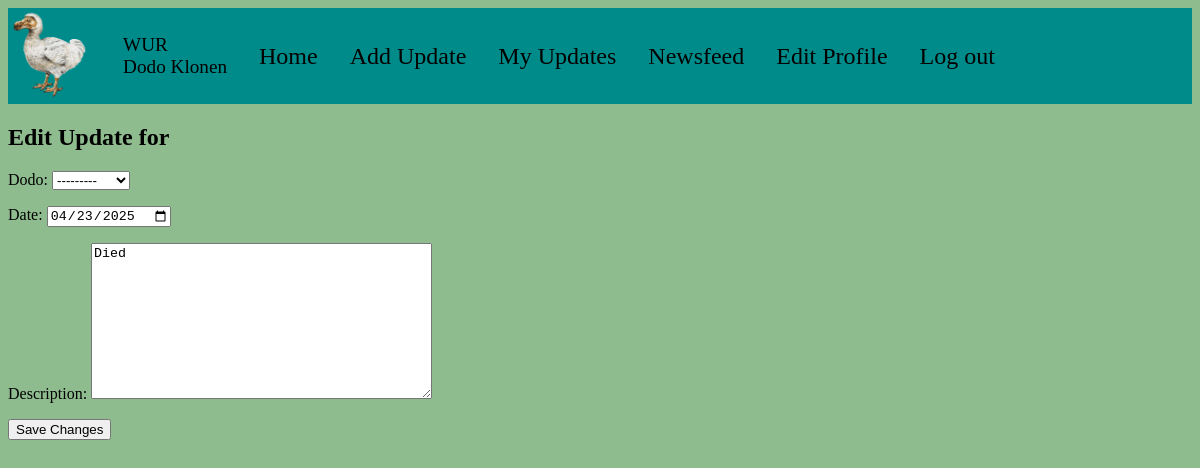
/update/edit/1/ (signed in), run on the app's committed database.
### base/models.py (models this page shows, shortened)
class Update(models.Model):
    dodo = models.ForeignKey(Dodo, on_delete=models.CASCADE)
    user = models.ForeignKey(User, on_delete=models.CASCADE)
    date = models.DateField(blank=False,)
    description = models.TextField()

### base/views.py (the view)
# urls.py: path("update/edit/<int:pk>/", views.edit_update, name="edit_update"),
@login_required
def edit_update(request, pk):
    update = Update.objects.get(pk=pk)
    if update.user != request.user:
        return redirect("my_updates")
    if request.method == "POST":
        form = UpdateForm(request.POST, instance=update)
        if form.is_valid():
            form.save()
            messages.success(request, "Updated!")
            return redirect("my_updates")
    else:
        form = UpdateForm(instance=update)
    return render(request, "base/edit_update.html", {"form": form})

### base/forms.py
class UpdateForm(forms.ModelForm):
    class Meta:
        model = Update
        fields = ("dodo", "date", "description")
        widgets = {
            'date': forms.DateInput(attrs={'type': 'date'}),
        }
    dodo = forms.ModelChoiceField(
        queryset=Dodo.objects.filter(alive=True),
        label="Dodo"
    )

### base/models.py (called while the page is built)
    def __str__(self):
        return self.name

### base/templates/base/edit_update.html (shortened to what this page needs)
{% extends 'base/base.html' %}
{% block content %}
<div>
  <h2>Edit Update for {{ update.dodo.name }}</h2>
  <form method="post">
    {{ form.as_p }}
    <button type="submit">
      Save Changes
    </button>
  </form>
</div>
{% endblock %}

### base/static/base/css/styles.css (style rules this page uses)
body { background-color:darkseagreen; }

### data on the page
Update: dodo "---------", date "04/23/2025", description "Died"
